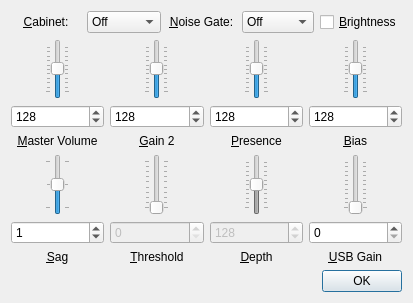
<?xml version="1.0" encoding="UTF-8"?>
<ui version="4.0">
 <class>Amp_Advanced</class>
 <widget class="QDialog" name="Amp_Advanced">
  <property name="geometry">
   <rect>
    <x>0</x>
    <y>0</y>
    <width>413</width>
    <height>303</height>
   </rect>
  </property>
  <property name="windowTitle">
   <string>Advanced Settings</string>
  </property>
  <property name="accessibleName">
   <string>Amplifier's advanced settings window</string>
  </property>
  <property name="accessibleDescription">
   <string>Allows you to set some advanced options of the amplifier</string>
  </property>
  <layout class="QVBoxLayout" name="verticalLayout">
   <item>
    <layout class="QHBoxLayout" name="horizontalLayout_4">
     <item>
      <widget class="QLabel" name="label">
       <property name="text">
        <string>&amp;Cabinet:</string>
       </property>
       <property name="alignment">
        <set>Qt::AlignCenter</set>
       </property>
       <property name="buddy">
        <cstring>comboBox</cstring>
       </property>
      </widget>
     </item>
     <item>
      <widget class="QComboBox" name="comboBox">
       <property name="accessibleName">
        <string>Cabinet</string>
       </property>
       <property name="accessibleDescription">
        <string>Allows you to choose cabinet to simulate</string>
       </property>
       <property name="maxVisibleItems">
        <number>13</number>
       </property>
       <item>
        <property name="text">
         <string>Off</string>
        </property>
       </item>
       <item>
        <property name="text">
         <string>57DLX</string>
        </property>
       </item>
       <item>
        <property name="text">
         <string>BSSMN</string>
        </property>
       </item>
       <item>
        <property name="text">
         <string>65DLX</string>
        </property>
       </item>
       <item>
        <property name="text">
         <string>65PRN</string>
        </property>
       </item>
       <item>
        <property name="text">
         <string>CHAMP</string>
        </property>
       </item>
       <item>
        <property name="text">
         <string>4x12M</string>
        </property>
       </item>
       <item>
        <property name="text">
         <string>2x12C</string>
        </property>
       </item>
       <item>
        <property name="text">
         <string>4x12G</string>
        </property>
       </item>
       <item>
        <property name="text">
         <string>65TWN</string>
        </property>
       </item>
       <item>
        <property name="text">
         <string>4x12V</string>
        </property>
       </item>
       <item>
        <property name="text">
         <string>SS212</string>
        </property>
       </item>
       <item>
        <property name="text">
         <string>SS112</string>
        </property>
       </item>
      </widget>
     </item>
     <item>
      <widget class="QLabel" name="label_2">
       <property name="text">
        <string>&amp;Noise Gate:</string>
       </property>
       <property name="alignment">
        <set>Qt::AlignCenter</set>
       </property>
       <property name="buddy">
        <cstring>comboBox_2</cstring>
       </property>
      </widget>
     </item>
     <item>
      <widget class="QComboBox" name="comboBox_2">
       <property name="accessibleName">
        <string>Noise gate</string>
       </property>
       <property name="accessibleDescription">
        <string>Allows you to choose noise gate settings</string>
       </property>
       <item>
        <property name="text">
         <string>Off</string>
        </property>
       </item>
       <item>
        <property name="text">
         <string>Low</string>
        </property>
       </item>
       <item>
        <property name="text">
         <string>Mid</string>
        </property>
       </item>
       <item>
        <property name="text">
         <string>High</string>
        </property>
       </item>
       <item>
        <property name="text">
         <string>Super</string>
        </property>
       </item>
       <item>
        <property name="text">
         <string>Custom</string>
        </property>
       </item>
      </widget>
     </item>
     <item>
      <widget class="QCheckBox" name="checkBox">
       <property name="accessibleName">
        <string>Brightness</string>
       </property>
       <property name="accessibleDescription">
        <string>Allows you to turn of/off brightness setting</string>
       </property>
       <property name="text">
        <string>&amp;Brightness</string>
       </property>
      </widget>
     </item>
    </layout>
   </item>
   <item>
    <layout class="QHBoxLayout" name="horizontalLayout">
     <item>
      <layout class="QVBoxLayout" name="verticalLayout_3">
       <item alignment="Qt::AlignHCenter">
        <widget class="QSlider" name="dial">
         <property name="accessibleName">
          <string>Master volume dial</string>
         </property>
         <property name="accessibleDescription">
          <string>Allows you to choose master volume level</string>
         </property>
         <property name="maximum">
          <number>255</number>
         </property>
         <property name="value">
          <number>128</number>
         </property>
         <property name="tickPosition">
          <enum>QSlider::TicksBothSides</enum>
         </property>
         <property name="tickInterval">
          <number>25</number>
         </property>
         <property name="notchTarget" stdset="0">
          <double>12.750000000000000</double>
         </property>
         <property name="notchesVisible" stdset="0">
          <bool>true</bool>
         </property>
        </widget>
       </item>
       <item>
        <widget class="QSpinBox" name="spinBox">
         <property name="accessibleName">
          <string>Master volume box</string>
         </property>
         <property name="accessibleDescription">
          <string>Allows you to precisely enter the level of master volume</string>
         </property>
         <property name="maximum">
          <number>255</number>
         </property>
         <property name="value">
          <number>128</number>
         </property>
        </widget>
       </item>
       <item>
        <widget class="QLabel" name="label_3">
         <property name="text">
          <string>&amp;Master Volume</string>
         </property>
         <property name="alignment">
          <set>Qt::AlignCenter</set>
         </property>
         <property name="buddy">
          <cstring>spinBox</cstring>
         </property>
        </widget>
       </item>
      </layout>
     </item>
     <item>
      <layout class="QVBoxLayout" name="verticalLayout_4">
       <item alignment="Qt::AlignHCenter">
        <widget class="QSlider" name="dial_2">
         <property name="accessibleName">
          <string>Gain 2 dial</string>
         </property>
         <property name="accessibleDescription">
          <string>Allows you to choose gain 2 level</string>
         </property>
         <property name="maximum">
          <number>255</number>
         </property>
         <property name="value">
          <number>128</number>
         </property>
         <property name="tickPosition">
          <enum>QSlider::TicksBothSides</enum>
         </property>
         <property name="tickInterval">
          <number>25</number>
         </property>
         <property name="notchTarget" stdset="0">
          <double>12.750000000000000</double>
         </property>
         <property name="notchesVisible" stdset="0">
          <bool>true</bool>
         </property>
        </widget>
       </item>
       <item>
        <widget class="QSpinBox" name="spinBox_2">
         <property name="accessibleName">
          <string>Gain 2 box</string>
         </property>
         <property name="accessibleDescription">
          <string>Allows you to precisely enter the level of gain 2</string>
         </property>
         <property name="maximum">
          <number>255</number>
         </property>
         <property name="value">
          <number>128</number>
         </property>
        </widget>
       </item>
       <item>
        <widget class="QLabel" name="label_4">
         <property name="text">
          <string>&amp;Gain 2</string>
         </property>
         <property name="alignment">
          <set>Qt::AlignCenter</set>
         </property>
         <property name="buddy">
          <cstring>spinBox_2</cstring>
         </property>
        </widget>
       </item>
      </layout>
     </item>
     <item>
      <layout class="QVBoxLayout" name="verticalLayout_5">
       <item alignment="Qt::AlignHCenter">
        <widget class="QSlider" name="dial_3">
         <property name="accessibleName">
          <string>Presence dial</string>
         </property>
         <property name="accessibleDescription">
          <string>Allows you to choose presence level</string>
         </property>
         <property name="maximum">
          <number>255</number>
         </property>
         <property name="value">
          <number>128</number>
         </property>
         <property name="tickPosition">
          <enum>QSlider::TicksBothSides</enum>
         </property>
         <property name="tickInterval">
          <number>25</number>
         </property>
         <property name="notchTarget" stdset="0">
          <double>12.750000000000000</double>
         </property>
         <property name="notchesVisible" stdset="0">
          <bool>true</bool>
         </property>
        </widget>
       </item>
       <item>
        <widget class="QSpinBox" name="spinBox_3">
         <property name="accessibleName">
          <string>Presence box</string>
         </property>
         <property name="accessibleDescription">
          <string>Allows you to precisely enter the level of presence</string>
         </property>
         <property name="maximum">
          <number>255</number>
         </property>
         <property name="value">
          <number>128</number>
         </property>
        </widget>
       </item>
       <item>
        <widget class="QLabel" name="label_5">
         <property name="text">
          <string>&amp;Presence</string>
         </property>
         <property name="alignment">
          <set>Qt::AlignCenter</set>
         </property>
         <property name="buddy">
          <cstring>spinBox_3</cstring>
         </property>
        </widget>
       </item>
      </layout>
     </item>
     <item>
      <layout class="QVBoxLayout" name="verticalLayout_8">
       <item alignment="Qt::AlignHCenter">
        <widget class="QSlider" name="dial_6">
         <property name="accessibleName">
          <string>Bias dial</string>
         </property>
         <property name="accessibleDescription">
          <string>Allows you to choose bias level</string>
         </property>
         <property name="maximum">
          <number>255</number>
         </property>
         <property name="value">
          <number>128</number>
         </property>
         <property name="tickPosition">
          <enum>QSlider::TicksBothSides</enum>
         </property>
         <property name="tickInterval">
          <number>25</number>
         </property>
         <property name="notchTarget" stdset="0">
          <double>12.750000000000000</double>
         </property>
         <property name="notchesVisible" stdset="0">
          <bool>true</bool>
         </property>
        </widget>
       </item>
       <item>
        <widget class="QSpinBox" name="spinBox_6">
         <property name="accessibleName">
          <string>Bias box</string>
         </property>
         <property name="accessibleDescription">
          <string>Allows you to precisely enter the level of bias</string>
         </property>
         <property name="maximum">
          <number>255</number>
         </property>
         <property name="value">
          <number>128</number>
         </property>
        </widget>
       </item>
       <item>
        <widget class="QLabel" name="label_8">
         <property name="text">
          <string>&amp;Bias</string>
         </property>
         <property name="alignment">
          <set>Qt::AlignCenter</set>
         </property>
         <property name="buddy">
          <cstring>spinBox_6</cstring>
         </property>
        </widget>
       </item>
      </layout>
     </item>
    </layout>
   </item>
   <item>
    <layout class="QHBoxLayout" name="horizontalLayout_2">
     <item>
      <layout class="QVBoxLayout" name="verticalLayout_9">
       <item alignment="Qt::AlignHCenter">
        <widget class="QSlider" name="dial_7">
         <property name="accessibleName">
          <string>Sag dial</string>
         </property>
         <property name="accessibleDescription">
          <string>Allows you to choose sag level</string>
         </property>
         <property name="maximum">
          <number>2</number>
         </property>
         <property name="value">
          <number>1</number>
         </property>
         <property name="tickPosition">
          <enum>QSlider::TicksBothSides</enum>
         </property>
         <property name="tickInterval">
          <number>1</number>
         </property>
         <property name="notchTarget" stdset="0">
          <double>12.750000000000000</double>
         </property>
         <property name="notchesVisible" stdset="0">
          <bool>true</bool>
         </property>
        </widget>
       </item>
       <item>
        <widget class="QSpinBox" name="spinBox_7">
         <property name="accessibleName">
          <string>Sag box</string>
         </property>
         <property name="accessibleDescription">
          <string>Allows you to precisely enter the level of sag</string>
         </property>
         <property name="maximum">
          <number>2</number>
         </property>
         <property name="value">
          <number>1</number>
         </property>
        </widget>
       </item>
       <item>
        <widget class="QLabel" name="label_9">
         <property name="text">
          <string>&amp;Sag</string>
         </property>
         <property name="alignment">
          <set>Qt::AlignCenter</set>
         </property>
         <property name="buddy">
          <cstring>spinBox_7</cstring>
         </property>
        </widget>
       </item>
      </layout>
     </item>
     <item>
      <layout class="QVBoxLayout" name="verticalLayout_7">
       <item alignment="Qt::AlignHCenter">
        <widget class="QSlider" name="dial_5">
         <property name="enabled">
          <bool>false</bool>
         </property>
         <property name="accessibleName">
          <string>Threshold dial</string>
         </property>
         <property name="accessibleDescription">
          <string>Allows you to choose threshold level</string>
         </property>
         <property name="maximum">
          <number>9</number>
         </property>
         <property name="value">
          <number>0</number>
         </property>
         <property name="tickPosition">
          <enum>QSlider::TicksBothSides</enum>
         </property>
         <property name="tickInterval">
          <number>1</number>
         </property>
         <property name="notchTarget" stdset="0">
          <double>12.750000000000000</double>
         </property>
         <property name="notchesVisible" stdset="0">
          <bool>true</bool>
         </property>
        </widget>
       </item>
       <item>
        <widget class="QSpinBox" name="spinBox_5">
         <property name="enabled">
          <bool>false</bool>
         </property>
         <property name="accessibleName">
          <string>Threshold box</string>
         </property>
         <property name="accessibleDescription">
          <string>Allows you to precisely enter the level of threshold</string>
         </property>
         <property name="maximum">
          <number>9</number>
         </property>
         <property name="value">
          <number>0</number>
         </property>
        </widget>
       </item>
       <item>
        <widget class="QLabel" name="label_7">
         <property name="text">
          <string>&amp;Threshold</string>
         </property>
         <property name="alignment">
          <set>Qt::AlignCenter</set>
         </property>
         <property name="buddy">
          <cstring>spinBox_5</cstring>
         </property>
        </widget>
       </item>
      </layout>
     </item>
     <item>
      <layout class="QVBoxLayout" name="verticalLayout_6">
       <item alignment="Qt::AlignHCenter">
        <widget class="QSlider" name="dial_4">
         <property name="enabled">
          <bool>false</bool>
         </property>
         <property name="accessibleName">
          <string>Depth dial</string>
         </property>
         <property name="accessibleDescription">
          <string>Allows you to choose depth level</string>
         </property>
         <property name="maximum">
          <number>255</number>
         </property>
         <property name="value">
          <number>128</number>
         </property>
         <property name="tickPosition">
          <enum>QSlider::TicksBothSides</enum>
         </property>
         <property name="tickInterval">
          <number>25</number>
         </property>
         <property name="notchTarget" stdset="0">
          <double>12.750000000000000</double>
         </property>
         <property name="notchesVisible" stdset="0">
          <bool>true</bool>
         </property>
        </widget>
       </item>
       <item>
        <widget class="QSpinBox" name="spinBox_4">
         <property name="enabled">
          <bool>false</bool>
         </property>
         <property name="accessibleName">
          <string>Depth box</string>
         </property>
         <property name="accessibleDescription">
          <string>Allows you to precisely enter the level of depth</string>
         </property>
         <property name="maximum">
          <number>255</number>
         </property>
         <property name="value">
          <number>128</number>
         </property>
        </widget>
       </item>
       <item>
        <widget class="QLabel" name="label_6">
         <property name="text">
          <string>&amp;Depth</string>
         </property>
         <property name="alignment">
          <set>Qt::AlignCenter</set>
         </property>
         <property name="buddy">
          <cstring>spinBox_4</cstring>
         </property>
        </widget>
       </item>
      </layout>
     </item>
     <item>
      <layout class="QVBoxLayout" name="verticalLayout_10">
       <item alignment="Qt::AlignHCenter">
        <widget class="QSlider" name="dial_8">
         <property name="accessibleName">
          <string>Bias dial</string>
         </property>
         <property name="accessibleDescription">
          <string>Allows you to choose bias level</string>
         </property>
         <property name="maximum">
          <number>255</number>
         </property>
         <property name="value">
          <number>0</number>
         </property>
         <property name="tickPosition">
          <enum>QSlider::TicksBothSides</enum>
         </property>
         <property name="tickInterval">
          <number>25</number>
         </property>
         <property name="notchTarget" stdset="0">
          <double>12.750000000000000</double>
         </property>
         <property name="notchesVisible" stdset="0">
          <bool>true</bool>
         </property>
        </widget>
       </item>
       <item>
        <widget class="QSpinBox" name="spinBox_8">
         <property name="accessibleName">
          <string>Bias box</string>
         </property>
         <property name="accessibleDescription">
          <string>Allows you to precisely enter the level of bias</string>
         </property>
         <property name="maximum">
          <number>255</number>
         </property>
         <property name="value">
          <number>0</number>
         </property>
        </widget>
       </item>
       <item>
        <widget class="QLabel" name="label_10">
         <property name="text">
          <string>&amp;USB Gain</string>
         </property>
         <property name="alignment">
          <set>Qt::AlignCenter</set>
         </property>
         <property name="buddy">
          <cstring>spinBox_8</cstring>
         </property>
        </widget>
       </item>
      </layout>
     </item>
    </layout>
   </item>
   <item>
    <layout class="QHBoxLayout" name="horizontalLayout_3">
     <item>
      <spacer name="horizontalSpacer">
       <property name="orientation">
        <enum>Qt::Horizontal</enum>
       </property>
       <property name="sizeHint" stdset="0">
        <size>
         <width>40</width>
         <height>20</height>
        </size>
       </property>
      </spacer>
     </item>
     <item>
      <widget class="QPushButton" name="pushButton">
       <property name="accessibleName">
        <string>OK</string>
       </property>
       <property name="accessibleDescription">
        <string>Close window. You must press &quot;Set&quot; button in the amplifier's windows to send changes to the amplifier.</string>
       </property>
       <property name="text">
        <string>OK</string>
       </property>
       <property name="shortcut">
        <string>Return, Esc</string>
       </property>
      </widget>
     </item>
    </layout>
   </item>
  </layout>
 </widget>
 <tabstops>
  <tabstop>comboBox</tabstop>
  <tabstop>comboBox_2</tabstop>
  <tabstop>checkBox</tabstop>
  <tabstop>dial</tabstop>
  <tabstop>spinBox</tabstop>
  <tabstop>dial_2</tabstop>
  <tabstop>spinBox_2</tabstop>
  <tabstop>dial_3</tabstop>
  <tabstop>spinBox_3</tabstop>
  <tabstop>dial_6</tabstop>
  <tabstop>spinBox_6</tabstop>
  <tabstop>dial_7</tabstop>
  <tabstop>spinBox_7</tabstop>
  <tabstop>dial_5</tabstop>
  <tabstop>spinBox_5</tabstop>
  <tabstop>dial_4</tabstop>
  <tabstop>spinBox_4</tabstop>
  <tabstop>dial_8</tabstop>
  <tabstop>spinBox_8</tabstop>
  <tabstop>pushButton</tabstop>
 </tabstops>
 <resources/>
 <connections>
  <connection>
   <sender>pushButton</sender>
   <signal>clicked()</signal>
   <receiver>Amp_Advanced</receiver>
   <slot>accept()</slot>
   <hints>
    <hint type="sourcelabel">
     <x>407</x>
     <y>297</y>
    </hint>
    <hint type="destinationlabel">
     <x>329</x>
     <y>225</y>
    </hint>
   </hints>
  </connection>
  <connection>
   <sender>dial</sender>
   <signal>valueChanged(int)</signal>
   <receiver>spinBox</receiver>
   <slot>setValue(int)</slot>
   <hints>
    <hint type="sourcelabel">
     <x>53</x>
     <y>102</y>
    </hint>
    <hint type="destinationlabel">
     <x>52</x>
     <y>128</y>
    </hint>
   </hints>
  </connection>
  <connection>
   <sender>spinBox</sender>
   <signal>valueChanged(int)</signal>
   <receiver>dial</receiver>
   <slot>setValue(int)</slot>
   <hints>
    <hint type="sourcelabel">
     <x>78</x>
     <y>128</y>
    </hint>
    <hint type="destinationlabel">
     <x>79</x>
     <y>102</y>
    </hint>
   </hints>
  </connection>
  <connection>
   <sender>dial_2</sender>
   <signal>valueChanged(int)</signal>
   <receiver>spinBox_2</receiver>
   <slot>setValue(int)</slot>
   <hints>
    <hint type="sourcelabel">
     <x>202</x>
     <y>102</y>
    </hint>
    <hint type="destinationlabel">
     <x>202</x>
     <y>128</y>
    </hint>
   </hints>
  </connection>
  <connection>
   <sender>spinBox_2</sender>
   <signal>valueChanged(int)</signal>
   <receiver>dial_2</receiver>
   <slot>setValue(int)</slot>
   <hints>
    <hint type="sourcelabel">
     <x>202</x>
     <y>128</y>
    </hint>
    <hint type="destinationlabel">
     <x>202</x>
     <y>102</y>
    </hint>
   </hints>
  </connection>
  <connection>
   <sender>dial_3</sender>
   <signal>valueChanged(int)</signal>
   <receiver>spinBox_3</receiver>
   <slot>setValue(int)</slot>
   <hints>
    <hint type="sourcelabel">
     <x>304</x>
     <y>102</y>
    </hint>
    <hint type="destinationlabel">
     <x>304</x>
     <y>128</y>
    </hint>
   </hints>
  </connection>
  <connection>
   <sender>spinBox_3</sender>
   <signal>valueChanged(int)</signal>
   <receiver>dial_3</receiver>
   <slot>setValue(int)</slot>
   <hints>
    <hint type="sourcelabel">
     <x>304</x>
     <y>128</y>
    </hint>
    <hint type="destinationlabel">
     <x>304</x>
     <y>102</y>
    </hint>
   </hints>
  </connection>
  <connection>
   <sender>dial_4</sender>
   <signal>valueChanged(int)</signal>
   <receiver>spinBox_4</receiver>
   <slot>setValue(int)</slot>
   <hints>
    <hint type="sourcelabel">
     <x>262</x>
     <y>223</y>
    </hint>
    <hint type="destinationlabel">
     <x>264</x>
     <y>249</y>
    </hint>
   </hints>
  </connection>
  <connection>
   <sender>spinBox_4</sender>
   <signal>valueChanged(int)</signal>
   <receiver>dial_4</receiver>
   <slot>setValue(int)</slot>
   <hints>
    <hint type="sourcelabel">
     <x>275</x>
     <y>249</y>
    </hint>
    <hint type="destinationlabel">
     <x>276</x>
     <y>223</y>
    </hint>
   </hints>
  </connection>
  <connection>
   <sender>dial_5</sender>
   <signal>valueChanged(int)</signal>
   <receiver>spinBox_5</receiver>
   <slot>setValue(int)</slot>
   <hints>
    <hint type="sourcelabel">
     <x>202</x>
     <y>223</y>
    </hint>
    <hint type="destinationlabel">
     <x>202</x>
     <y>249</y>
    </hint>
   </hints>
  </connection>
  <connection>
   <sender>spinBox_5</sender>
   <signal>valueChanged(int)</signal>
   <receiver>dial_5</receiver>
   <slot>setValue(int)</slot>
   <hints>
    <hint type="sourcelabel">
     <x>202</x>
     <y>249</y>
    </hint>
    <hint type="destinationlabel">
     <x>202</x>
     <y>223</y>
    </hint>
   </hints>
  </connection>
  <connection>
   <sender>dial_6</sender>
   <signal>valueChanged(int)</signal>
   <receiver>spinBox_6</receiver>
   <slot>setValue(int)</slot>
   <hints>
    <hint type="sourcelabel">
     <x>406</x>
     <y>102</y>
    </hint>
    <hint type="destinationlabel">
     <x>406</x>
     <y>128</y>
    </hint>
   </hints>
  </connection>
  <connection>
   <sender>spinBox_6</sender>
   <signal>valueChanged(int)</signal>
   <receiver>dial_6</receiver>
   <slot>setValue(int)</slot>
   <hints>
    <hint type="sourcelabel">
     <x>406</x>
     <y>128</y>
    </hint>
    <hint type="destinationlabel">
     <x>406</x>
     <y>102</y>
    </hint>
   </hints>
  </connection>
  <connection>
   <sender>dial_7</sender>
   <signal>valueChanged(int)</signal>
   <receiver>spinBox_7</receiver>
   <slot>setValue(int)</slot>
   <hints>
    <hint type="sourcelabel">
     <x>101</x>
     <y>223</y>
    </hint>
    <hint type="destinationlabel">
     <x>101</x>
     <y>249</y>
    </hint>
   </hints>
  </connection>
  <connection>
   <sender>spinBox_7</sender>
   <signal>valueChanged(int)</signal>
   <receiver>dial_7</receiver>
   <slot>setValue(int)</slot>
   <hints>
    <hint type="sourcelabel">
     <x>101</x>
     <y>249</y>
    </hint>
    <hint type="destinationlabel">
     <x>101</x>
     <y>223</y>
    </hint>
   </hints>
  </connection>
  <connection>
   <sender>dial_8</sender>
   <signal>valueChanged(int)</signal>
   <receiver>spinBox_8</receiver>
   <slot>setValue(int)</slot>
   <hints>
    <hint type="sourcelabel">
     <x>361</x>
     <y>196</y>
    </hint>
    <hint type="destinationlabel">
     <x>365</x>
     <y>245</y>
    </hint>
   </hints>
  </connection>
  <connection>
   <sender>spinBox_8</sender>
   <signal>valueChanged(int)</signal>
   <receiver>dial_8</receiver>
   <slot>setValue(int)</slot>
   <hints>
    <hint type="sourcelabel">
     <x>344</x>
     <y>239</y>
    </hint>
    <hint type="destinationlabel">
     <x>346</x>
     <y>196</y>
    </hint>
   </hints>
  </connection>
 </connections>
</ui>
